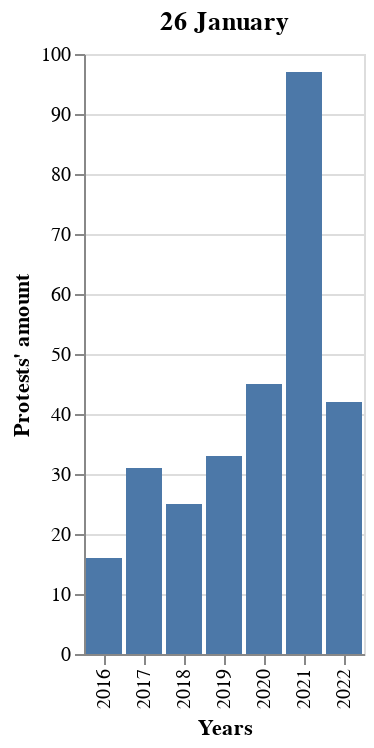

Source (notebook cell):
### Code cell
plot_26_01

### Figure 1 — Vega-Lite specification as saved in the notebook (floating-point values rounded to 4 significant figures; data arrays with more than 128 entries replaced by an {"elided": "..."} marker saying what was removed)
{"data": {"values": {"elided": "289 records"}}, "encoding": {"x": {"field": "x", "title": "Years", "type": "ordinal"}, "y": {"aggregate": "count", "title": "Protests' amount", "type": "quantitative"}}, "mark": "bar", "title": "26 January"}
